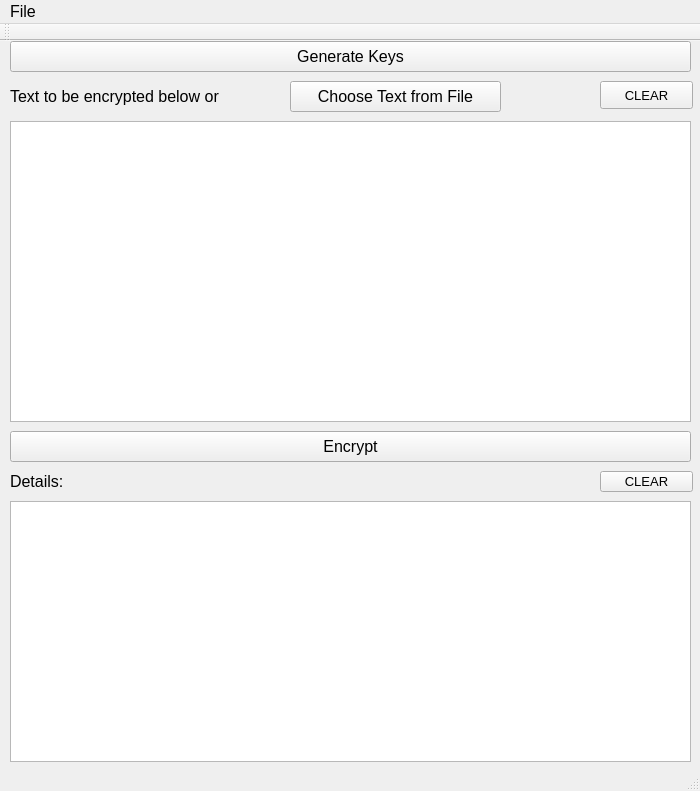
<?xml version="1.0" encoding="UTF-8"?>
<ui version="4.0">
 <class>MainWindow</class>
 <widget class="QMainWindow" name="MainWindow">
  <property name="geometry">
   <rect>
    <x>0</x>
    <y>0</y>
    <width>700</width>
    <height>791</height>
   </rect>
  </property>
  <property name="font">
   <font>
    <pointsize>12</pointsize>
   </font>
  </property>
  <property name="windowTitle">
   <string>MainWindow</string>
  </property>
  <widget class="QWidget" name="centralWidget">
   <widget class="QLabel" name="label">
    <property name="geometry">
     <rect>
      <x>10</x>
      <y>40</y>
      <width>281</width>
      <height>31</height>
     </rect>
    </property>
    <property name="font">
     <font>
      <pointsize>12</pointsize>
     </font>
    </property>
    <property name="text">
     <string>Text to be encrypted below or</string>
    </property>
   </widget>
   <widget class="QTextEdit" name="encryptText">
    <property name="geometry">
     <rect>
      <x>10</x>
      <y>80</y>
      <width>681</width>
      <height>301</height>
     </rect>
    </property>
   </widget>
   <widget class="QPushButton" name="pushButton">
    <property name="geometry">
     <rect>
      <x>10</x>
      <y>390</y>
      <width>681</width>
      <height>31</height>
     </rect>
    </property>
    <property name="font">
     <font>
      <pointsize>12</pointsize>
     </font>
    </property>
    <property name="text">
     <string>Encrypt</string>
    </property>
   </widget>
   <widget class="QLabel" name="label_2">
    <property name="geometry">
     <rect>
      <x>10</x>
      <y>430</y>
      <width>71</width>
      <height>20</height>
     </rect>
    </property>
    <property name="font">
     <font>
      <pointsize>12</pointsize>
     </font>
    </property>
    <property name="text">
     <string>Details:</string>
    </property>
   </widget>
   <widget class="QTextEdit" name="detailsBox">
    <property name="geometry">
     <rect>
      <x>10</x>
      <y>460</y>
      <width>681</width>
      <height>261</height>
     </rect>
    </property>
    <property name="font">
     <font>
      <pointsize>10</pointsize>
     </font>
    </property>
   </widget>
   <widget class="QPushButton" name="fileDialog">
    <property name="geometry">
     <rect>
      <x>290</x>
      <y>40</y>
      <width>211</width>
      <height>31</height>
     </rect>
    </property>
    <property name="font">
     <font>
      <pointsize>12</pointsize>
     </font>
    </property>
    <property name="text">
     <string>Choose Text from File</string>
    </property>
   </widget>
   <widget class="QPushButton" name="generateKeys">
    <property name="geometry">
     <rect>
      <x>10</x>
      <y>0</y>
      <width>681</width>
      <height>31</height>
     </rect>
    </property>
    <property name="text">
     <string>Generate Keys</string>
    </property>
   </widget>
   <widget class="QPushButton" name="pushButton_2">
    <property name="geometry">
     <rect>
      <x>600</x>
      <y>430</y>
      <width>93</width>
      <height>21</height>
     </rect>
    </property>
    <property name="font">
     <font>
      <pointsize>10</pointsize>
     </font>
    </property>
    <property name="text">
     <string>CLEAR</string>
    </property>
   </widget>
   <widget class="QPushButton" name="pushButton_3">
    <property name="geometry">
     <rect>
      <x>600</x>
      <y>40</y>
      <width>93</width>
      <height>28</height>
     </rect>
    </property>
    <property name="font">
     <font>
      <pointsize>10</pointsize>
     </font>
    </property>
    <property name="text">
     <string>CLEAR</string>
    </property>
   </widget>
  </widget>
  <widget class="QMenuBar" name="menuBar">
   <property name="geometry">
    <rect>
     <x>0</x>
     <y>0</y>
     <width>700</width>
     <height>26</height>
    </rect>
   </property>
   <widget class="QMenu" name="menuFile">
    <property name="title">
     <string>File</string>
    </property>
    <addaction name="actionExit"/>
   </widget>
   <addaction name="menuFile"/>
  </widget>
  <widget class="QToolBar" name="mainToolBar">
   <attribute name="toolBarArea">
    <enum>TopToolBarArea</enum>
   </attribute>
   <attribute name="toolBarBreak">
    <bool>false</bool>
   </attribute>
  </widget>
  <widget class="QStatusBar" name="statusBar"/>
  <action name="actionExit">
   <property name="text">
    <string>Exit</string>
   </property>
  </action>
 </widget>
 <layoutdefault spacing="6" margin="11"/>
 <resources/>
 <connections/>
</ui>
